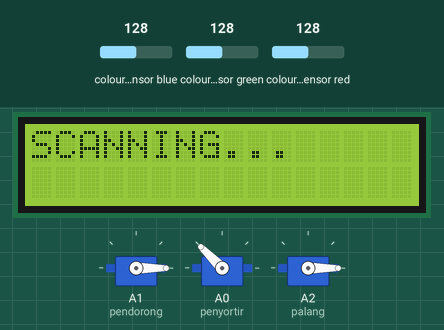
The program below on a simulated Arduino Uno, built with avr-gcc and run on an emulated ATmega328P. Shown: 3 × servo, 16×2 character LCD. Wiring (inferred from the names in the program): 2 × TCS3200 colour sensor: output pin 8, S2 pin 7, S3 pin 6, S0 pin 5, S1 pin 4 / output pin 13, S2 pin 12, S3 pin 11, S0 pin 10, S1 pin 9. Inputs (shaded band) come from the test bench; at power-on: colour sensor blue 128, colour sensor green 128, colour sensor red 128. What the program prints to the serial monitor is not drawn.

Above: at 3.3 s.
3.4 s: colour sensor blue set to 5
At 5.6 s:
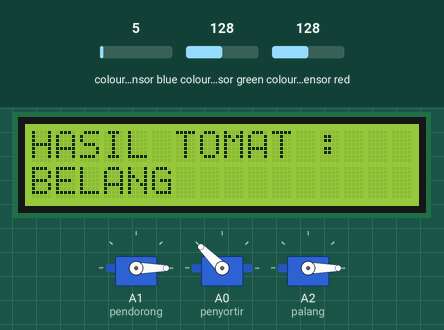
12.3 s: colour sensor blue set to 64
At 17.9 s:
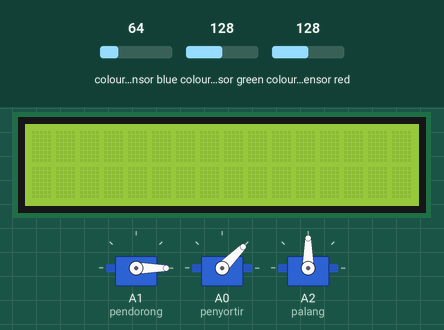
18.0 s: colour sensor green set to 5
At 19.7 s:
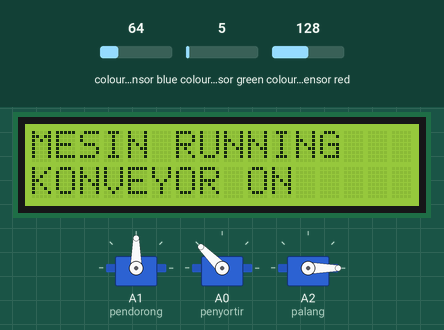
Timing chart, 0 to 27.0 s (numbered marks = the images above; inputs shaded):
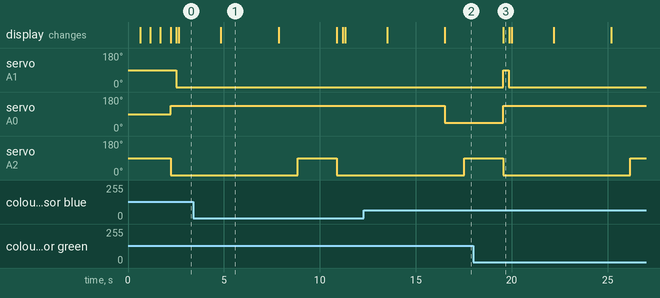

The program:

main.cpp
```cpp
// (licence header left out)
#include <Arduino.h>
#include <elapsedMillis.h>
#include <Wire.h>
#include <LiquidCrystal_I2C.h>
#include <Servo.h>

LiquidCrystal_I2C lcd(0x27, 16, 2);

elapsedMillis SERVOMILLIS;
elapsedMillis SCANNINGMILLIS;

Servo pendorong;
Servo penyortir;
Servo palang;

//DEKLARASI PIN DAN VARIABEL
const int pinS0_KANAN      = 10;
const int pinS1_KANAN      = 9;
const int pinS2_KANAN      = 12;
const int pinS3_KANAN      = 11;
const int pinOUT_KANAN     = 13;

const int pinS0_KIRI      = 5;
const int pinS1_KIRI      = 4;
const int pinS2_KIRI      = 7;
const int pinS3_KIRI      = 6;
const int pinOUT_KIRI     = 8;

bool STOPKONVEYOR = 0;
bool SERVOSTATE = 0;

int logicRGB    = 0;

int R_KANAN   = 0;
int G_KANAN   = 0;
int B_KANAN   = 0;

int R_KIRI    = 0;
int G_KIRI    = 0;
int B_KIRI    = 0;

int MERAH_KANAN   = 0;
int KUNING_KANAN  = 0;
int HIJAU_KANAN   = 0;

int MERAH_KIRI    = 0;
int KUNING_KIRI   = 0;
int HIJAU_KIRI    = 0;

int MERAH_TOTAL   = 0;
int KUNING_TOTAL  = 0;
int HIJAU_TOTAL   = 0;

String LCD1   = "TOMAT BERWARNA  ";
String LCD2   = "TIDAK TERDETEKSI";
String SENSOR_KANAN = "TIDAK TERDETEKSI";
String SENSOR_KIRI  = "TIDAK TERDETEKSI";
String SCAN         = "";
String HASIL_SCAN   = "";
String breakloop;

void HOME();
void RGB_Final();
void convertRGBtoTOMAT_KANAN();
void convertRGBtoTOMAT_KIRI();
void SCANNING();
void EKSEKUSI();

void setup() {
  Serial.begin(9600);
  pendorong.attach(A1);
  penyortir.attach(A0);
  palang.attach(A2);
  pinMode(pinS0_KANAN, OUTPUT);
  pinMode(pinS1_KANAN, OUTPUT);
  pinMode(pinS2_KANAN, OUTPUT);
  pinMode(pinS3_KANAN, OUTPUT);
  pinMode(pinOUT_KANAN, INPUT);
  digitalWrite(pinS0_KANAN, HIGH); //Putting pinS0_KANAN/pinS1_KANAN on HIGH/HIGH levels means the output frequency scalling is at 100% (recommended)
  digitalWrite(pinS1_KANAN, HIGH); //LOW/LOW is off HIGH/LOW is 20% and LOW/HIGH is  2%

  pinMode(pinS0_KIRI, OUTPUT);
  pinMode(pinS1_KIRI, OUTPUT);
  pinMode(pinS2_KIRI, OUTPUT);
  pinMode(pinS3_KIRI, OUTPUT);
  pinMode(pinOUT_KIRI, INPUT);
  digitalWrite(pinS0_KIRI, HIGH); //Putting pinS0_KIRI/pinS1_KIRI on HIGH/HIGH levels means the output frequency scalling is at 100% (recommended)
  digitalWrite(pinS1_KIRI, HIGH); //LOW/LOW is off HIGH/LOW is 20% and LOW/HIGH is  2%

  breakloop = "HOME";

  /*INISIALISASI LCD*/
  lcd.init();
  lcd.backlight();
  lcd.clear();
  lcd.setCursor(0, 0);
  lcd.print("    WELCOME    ");
  lcd.setCursor(0, 1);
  lcd.print("               ");
  delay(500);
  lcd.setCursor(0, 0);
  lcd.print("    WELCOME    ");
  lcd.setCursor(0, 1);
  lcd.print("       .       ");
  delay(500);
  lcd.setCursor(0, 0);
  lcd.print("    WELCOME    ");
  lcd.setCursor(0, 1);
  lcd.print("      ...      ");
  delay(500);
  lcd.setCursor(0, 0);
  lcd.print("    WELCOME    ");
  lcd.setCursor(0, 1);
  lcd.print("     .....     ");
  delay(500);
  lcd.clear();
}

void loop() {
  HOME();
  //  RGB_Final() ;
  //  Serial.print(SCAN);  Serial.print("\t");
  //  Serial.print(STOPKONVEYOR);  Serial.println("\t");
  // palang.write(0);
  // pendorong.write(0);
  // delay(1000);
  // pendorong.write(30);
  // delay(1000);
  // penyortir.write(0);
}

void RGB_Final() {
  //RED
  digitalWrite(pinS2_KANAN, LOW);
  digitalWrite(pinS3_KANAN, LOW);
  R_KANAN = pulseIn(pinOUT_KANAN, LOW);

  digitalWrite(pinS2_KIRI, LOW);
  digitalWrite(pinS3_KIRI, LOW);
  R_KIRI = pulseIn(pinOUT_KIRI, LOW);
  delay(100);

  //GREEN
  digitalWrite(pinS2_KANAN, HIGH);
  digitalWrite(pinS3_KANAN, HIGH);
  G_KANAN = pulseIn(pinOUT_KANAN, LOW);

  digitalWrite(pinS2_KIRI, HIGH);
  digitalWrite(pinS3_KIRI, HIGH);
  G_KIRI = pulseIn(pinOUT_KIRI, LOW);
  delay(100);

  //BLUE
  digitalWrite(pinS2_KANAN, LOW);
  digitalWrite(pinS3_KANAN, HIGH);
  B_KANAN = pulseIn(pinOUT_KANAN, LOW);

  digitalWrite(pinS2_KIRI, LOW);
  digitalWrite(pinS3_KIRI, HIGH);
  B_KIRI = pulseIn(pinOUT_KIRI, LOW);
  delay(100);

  convertRGBtoTOMAT_KANAN();
  convertRGBtoTOMAT_KIRI();

  MERAH_TOTAL   = MERAH_KANAN + MERAH_KIRI;
  KUNING_TOTAL  = KUNING_KANAN + KUNING_KIRI;
  HIJAU_TOTAL   = HIJAU_KANAN + HIJAU_KIRI;

  if (SENSOR_KANAN == "TIDAK TERDETEKSI" && SENSOR_KIRI == "TIDAK TERDETEKSI") {
    SCAN = "TIDAK TERDETEKSI";
    STOPKONVEYOR = 0;
  }
  else {
    STOPKONVEYOR = 1;
    if (MERAH_TOTAL >= 1) {
      SCAN = "MERAH";
    }
    else if (KUNING_TOTAL >= 1) {
      SCAN = "KUNING";
    }
    else if (HIJAU_TOTAL >= 1) {
      SCAN = "HIJAU";
    }
    else {
      SCAN = "BELANG";
    }
  }
}

void convertRGBtoTOMAT_KANAN() {
  //MERAH
  if ((R_KANAN >= 15 && R_KANAN <= 130) && (G_KANAN >= 60 && G_KANAN <= 160) && (B_KANAN >= 50 && B_KANAN <= 140)) {
    SENSOR_KANAN = "MERAH";
    MERAH_KANAN   = 1;
    KUNING_KANAN  = 0;
    HIJAU_KANAN   = 0;
  }
  //KUNING
  else if ((R_KANAN >= 15 && R_KANAN <= 85) && (G_KANAN >= 30 && G_KANAN <= 61) && (B_KANAN >= 30 && B_KANAN <= 96)) {
    SENSOR_KANAN = "KUNING";
    MERAH_KANAN   = 0;
    KUNING_KANAN  = 1;
    HIJAU_KANAN   = 0;
  }
  //HIJAU
  else if ((R_KANAN >= 20 && R_KANAN <= 35) && (G_KANAN >= 22 && G_KANAN <= 32) && (B_KANAN >= 35 && B_KANAN <= 47)) {
    SENSOR_KANAN = "HIJAU";
    MERAH_KANAN   = 0;
    KUNING_KANAN  = 0;
    HIJAU_KANAN   = 1;
  }
  else if ((R_KANAN >= 0 && R_KANAN <= 8) && (G_KANAN >= 0 && G_KANAN <= 8) && (B_KANAN >= 0 && B_KANAN <= 8)) {
    SENSOR_KANAN = "TIDAK TERDETEKSI";
  }
  else {
    SENSOR_KANAN = "BELANG";
    MERAH_KANAN   = 0;
    KUNING_KANAN  = 0;
    HIJAU_KANAN   = 0;
  }
}

void convertRGBtoTOMAT_KIRI() {
  //MERAH
  if ((R_KIRI >= 19 && R_KIRI <= 55) && (G_KIRI >= 110 && G_KIRI <= 155) && (B_KIRI >= 100 && B_KIRI <= 135)) {
    SENSOR_KIRI = "MERAH";
    MERAH_KIRI    = 1;
    KUNING_KIRI   = 0;
    HIJAU_KIRI    = 0;
  }
  //KUNING
  else if ((R_KIRI >= 15 && R_KIRI <= 40) && (G_KIRI >= 43 && G_KIRI <= 75) && (B_KIRI >= 60 && B_KIRI <= 95)) {
    SENSOR_KIRI = "KUNING";
    MERAH_KIRI    = 0;
    KUNING_KIRI   = 1;
    HIJAU_KIRI    = 0;
  }
  //HIJAU
  else if ((R_KIRI >= 25 && R_KIRI <= 55) && (G_KIRI >= 30 && G_KIRI <= 60) && (B_KIRI >= 60 && B_KIRI <= 85)) {
    SENSOR_KIRI = "HIJAU";
    MERAH_KIRI    = 0;
    KUNING_KIRI   = 0;
    HIJAU_KIRI    = 1;
  }
  //TIDAK TERDETEKSI
  else if ((R_KIRI >= 0 && R_KIRI <= 8) && (G_KIRI >= 0 && G_KIRI <= 8) && (B_KIRI >= 0 && B_KIRI <= 8)) {
    SENSOR_KIRI = "TIDAK TERDETEKSI";
  }
  else {
    SENSOR_KIRI = "BELANG";
    MERAH_KIRI    = 0;
    KUNING_KIRI   = 0;
    HIJAU_KIRI    = 0;
  }
}


void HOME() {
  while (breakloop == "HOME") {
    lcd.setCursor(0, 0);
    lcd.print("MESIN RUNNING   ");
    lcd.setCursor(0, 1);
    lcd.print("KONVEYOR ON     ");

    //Servo Buka-Tutup setiap 2 detik
    if (SERVOMILLIS >= 2000) {
      SERVOSTATE = !SERVOSTATE;
      SERVOMILLIS = 0;
    }
    if (SERVOSTATE == 1) {
      pendorong.write(90);//SERVO DORONG AKTIF
    }
    else {
      pendorong.write(0); //SERVO DORONG MATI
    }

    //Servo Penyortir Default 0 Drajat ditengah
    penyortir.write(135); //SERVO SORTIR KE BELANG
    palang.write(0); //SERVO PALANG TUTUP

    //    Serial.print(breakloop); Serial.print("\t");
    //    Serial.print(SCAN);  Serial.print("\t");
    //    Serial.print(SENSOR_KANAN);  Serial.print("\t");
    //    Serial.print(SENSOR_KIRI);  Serial.print("\t");
    //    Serial.print(STOPKONVEYOR);  Serial.print("\t");
    //    Serial.println();

    Serial.print(breakloop); Serial.print("\t");
    Serial.print(R_KANAN); Serial.print("\t");
    Serial.print(G_KANAN); Serial.print("\t");
    Serial.print(B_KANAN); Serial.print("\t\t");
    Serial.print(R_KIRI); Serial.print("\t");
    Serial.print(G_KIRI); Serial.print("\t");
    Serial.print(B_KIRI); Serial.print("\t");
    Serial.print(SENSOR_KANAN); Serial.print("\t");
    Serial.print(SENSOR_KIRI); Serial.print("\t");
    Serial.print(SCAN); Serial.print("\t");
        Serial.println();

    //Scan IR jika ada tomat konveyor mati dan scanning dimulai
    RGB_Final();
    if (STOPKONVEYOR == 1) { //Jika TCS MENDETEKSI
      SERVOMILLIS = 0;
      SCANNINGMILLIS = 0;
      pendorong.write(0); //SERVO DORONG MATI
      palang.write(0); //SERVO PALANG TUTUP

      lcd.clear(); //LCD dibersihkan
      breakloop = "SCANNING";
      delay(100);
      break;
    }
  }
  if (breakloop == "SCANNING") {
    SCANNING();
    lcd.clear(); //LCD dibersihkan
  }
}

void SCANNING() {
  while (breakloop == "SCANNING") {
    lcd.setCursor(0, 0);
    lcd.print("SCANNING...     ");
    lcd.setCursor(0, 1);
    lcd.print("                ");

    //    Serial.print(breakloop); Serial.print("\t");
    //    Serial.print(R_KANAN); Serial.print("\t");
    //    Serial.print(G_KANAN); Serial.print("\t");
    //    Serial.print(B_KANAN); Serial.print("\t\t");
    //    Serial.print(R_KIRI); Serial.print("\t");
    //    Serial.print(G_KIRI); Serial.print("\t");
    //    Serial.print(B_KIRI); Serial.print("\t");
    //    Serial.print(SENSOR_KANAN); Serial.print("\t");
    //    Serial.print(SENSOR_KIRI); Serial.print("\t");
    //    Serial.print(SCAN); Serial.print("\t");
    //    Serial.println();

    Serial.print(breakloop); Serial.print("\t");
    Serial.print(SCAN);  Serial.print("\t");
    Serial.print(STOPKONVEYOR);  Serial.print("\t");
    Serial.println();

    SERVOMILLIS = 0;
    SCANNINGMILLIS; //Mulai Menghitung
    pendorong.write(0); //SERVO DORONG MATI
    palang.write(0); //SERVO PALANG TUTUP

    RGB_Final();

    if (SCANNINGMILLIS > 2000) { //Scanning sealam 2 detik menentukan warna tomat kemudian eksekusi
      HASIL_SCAN = SCAN;
      breakloop = "EKSEKUSI";
      delay(200);
      lcd.clear(); //LCD dibersihkan
      lcd.setCursor(0, 0);
      lcd.print("HASIL TOMAT :   ");
      lcd.setCursor(0, 1);
      lcd.print(SCAN);
      delay(3000);
      break;
    }
  }
  if (breakloop == "EKSEKUSI") {
    lcd.clear(); //LCD dibersihkan
    EKSEKUSI();
  }
}

void EKSEKUSI() {
  while (breakloop == "EKSEKUSI") {
    //Relay Konveyor Aktif
    SERVOMILLIS = 0;
    SCANNINGMILLIS = 0;


    Serial.print(breakloop); Serial.print("\t");
    Serial.print(SCAN);  Serial.print("\t");
    Serial.print(HASIL_SCAN);  Serial.print("\t");
    Serial.println();

    if (HASIL_SCAN == "MERAH") {
      penyortir.write(0); //SERVO SORTIR KE 0 DRAJAT
      delay(1000);
    }
    else if (HASIL_SCAN == "KUNING") {
      penyortir.write(45); //SERVO SORTIR KE 45 DRAJAT
      delay(1000);
    }
    else if (HASIL_SCAN == "HIJAU") {
      penyortir.write(90); //SERVO SORTIR KE 90 DRAJAT
      delay(1000);
    }
    else if (HASIL_SCAN == "BELANG") {
      penyortir.write(135); //SERVO SORTIR KE 135 DRAJAT
      delay(1000);
    }

    pendorong.write(0); //SERVO DORONG MATI
    palang.write(90); //SERVO PALANG BUKA
    breakloop = "HOME";
    lcd.clear(); //LCD dibersihkan
    delay(2000);
    break;

  }
  if (breakloop == "HOME") {
    lcd.clear(); //LCD dibersihkan
    HOME();
  }
}
```

Measured:
- after the input at 3.4 s, servo on A0 (penyortir): stays 135° (without the input it goes to 45° after 4.4 s); the display: changes after 1.4 s (image 1)
- after the input at 12.3 s, servo on A0 (penyortir): 135° → 45° after 4.2 s; the display: first changes after 1.2 s (image 2 shows a later state)
- after the input at 18.0 s, servo on A0 (penyortir): goes on until 19.6 s, then stays 135°
- what the display in image 1 shows lasts 3.0 s, from 4.8 s to 7.8 s
